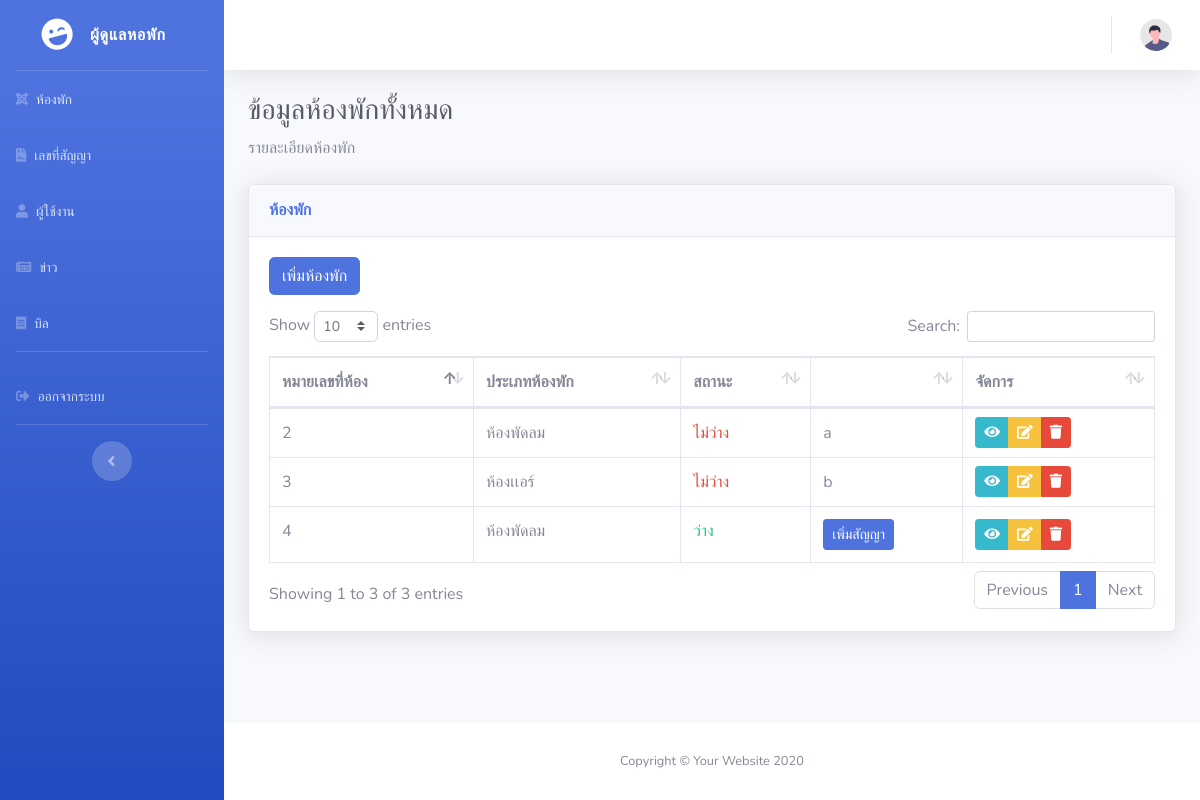
The page /admin/data_room.php (signed in) on the database its author committed.
### tables this page shows
CREATE TABLE `room` (
  `room_id` int(11) NOT NULL COMMENT 'หมายเลขห้องพัก',
  `room_status` varchar(20) NOT NULL DEFAULT '0' COMMENT 'สถานะห้องพัก 0 ว่าง 1 ไม่ว่าง',
  `meters_water` int(11) NOT NULL COMMENT 'มิเตอร์น้ำตั้งต้น',
  `meters_light` int(11) NOT NULL COMMENT 'มิเตอร์ไฟตั้งต้น',
  `room_tid` int(11) NOT NULL COMMENT 'รหัสประเภทห้องพัก'
);

CREATE TABLE `roomtype` (
  `room_tid` int(11) NOT NULL COMMENT 'รหัสประเภทห้องพัก',
  `room_tname` varchar(100) NOT NULL COMMENT 'ประเภทห้องพัก',
  `room_tprice` int(11) NOT NULL COMMENT 'ราคาห้องพัก',
  `price_water` int(11) NOT NULL COMMENT 'ค่าน้ำต่อหน่วย',
  `price_light` int(11) NOT NULL COMMENT 'ค่าไฟต่อหน่วย'
);

CREATE TABLE `leases` (
  `leases_id` int(11) NOT NULL COMMENT 'เลขที่สัญญาเช่า',
  `aid` int(11) NOT NULL COMMENT 'รหัสผู้ดูแลหอพัก',
  `rid` int(11) NOT NULL COMMENT 'รหัสผู้เช่า',
  `room_id` int(11) NOT NULL COMMENT 'หมายเลขห้องพัก',
  `leases_date` date NOT NULL COMMENT 'วันที่ทำสัญญาเช่า',
  `expires_date` date NOT NULL COMMENT 'วันที่หมดสัญญา',
  `leases_status` varchar(20) NOT NULL COMMENT 'สถาานะสัญญาเช่า ',
  `l_c_e` int(11) NOT NULL COMMENT 'ค่าไฟต่อหน่วย',
  `l_c_w` int(11) NOT NULL COMMENT 'ค่าน้ำต่อหน่วย',
  `l_rent` int(11) NOT NULL COMMENT 'ค่าเช่า'
);

CREATE TABLE `renter` (
  `rid` int(11) NOT NULL COMMENT 'รหัสผู้เช่า',
  `r_name` varchar(100) NOT NULL COMMENT 'ชื่อ-สกุล ',
  `r_tel` varchar(20) NOT NULL COMMENT 'เบอร์โทรศัพท์',
  `r_idcard` varchar(20) NOT NULL COMMENT 'เลขบัตรประชาชน',
  `r_add` text NOT NULL COMMENT 'ที่อยู่',
  `r_email` varchar(30) NOT NULL COMMENT 'อีเมล',
  `username` varchar(100) NOT NULL COMMENT 'รหัสผ่าน',
  `password` text NOT NULL COMMENT 'ชื่อผู้ใช้'
);

### admin/data_room.php (the view, shortened to what this page needs)
<?php
if (isset($_SESSION["username"])) {
    ?>
<!DOCTYPE html>
<html lang="en">
<head>
    <link href="vendor/fontawesome-free/css/all.min.css" rel="stylesheet" type="text/css">
    <link href="css/sb-admin-2.min.css" rel="stylesheet">
    <link href="vendor/datatables/dataTables.bootstrap4.min.css" rel="stylesheet">
</head>
<body id="page-top">
    <div id="wrapper">
        <?php include_once "./sidebar.php";?>
        <div id="content-wrapper" class="d-flex flex-column">
            <div id="content">
                <?php include_once "./navbar.php";?>
                <div class="container-fluid">
                    <h1 class="h3 mb-2 text-gray-800">ข้อมูลห้องพักทั้งหมด</h1>
                    <p class="mb-4">รายละเอียดห้องพัก</p>
                    <div class="card shadow mb-4">
                        <div class="card-header py-3">
                            <h6 class="m-0 font-weight-bold text-primary">ห้องพัก</h6>
                        </div>
                        <div class="card-body">
                            <a href="add_room.php" type="button" class="btn btn-primary mb-3">เพิ่มห้องพัก</a>
                            <div class="table-responsive">
                                <table class="table table-bordered" id="dataTable" width="100%" cellspacing="0">
                                    <thead>
                                        <tr>
                                            <th>หมายเลขที่ห้อง</th>
                                            <th>ประเภทห้องพัก</th>
                                            <th>สถานะ</th>
                                            <th></th>
                                            <th>จัดการ</th>
                                        </tr>
                                    </thead>
                                    <tbody>
                                        <?php
    include "./configs/connectDB.php";
    $sql = "SELECT * FROM  room r JOIN roomtype rt USING(room_tid) WHERE r.room_status=0";
    $sql1 = "SELECT * FROM leases l JOIN room r USING(room_id) JOIN renter ren USING(rid)
             JOIN roomtype rt USING(room_tid) WHERE r.room_status=1";
    $result = mysqli_query($conn, $sql);
    $result1 = mysqli_query($conn, $sql1);
    while ($data = mysqli_fetch_assoc($result)) {
        ?>
                                        <tr>
                                            <td><?=$data["room_id"]?></td>
                                            <td><?=$data["room_tname"]?></td>
                                            <td><?php
if ($data["room_status"] == 0) {
            echo "<span class='text-success'>ว่าง</span>";
        } else {
            echo "<span class='text-danger'>ไม่ว่าง</span>";
        }
        ?></td>
                                            <td class=" ">
                                                <a href="insert_less.php?room_id=<?=$data["room_id"]?>&room_tprice=<?=$data["room_tprice"]?>&price_water=<?=$data["price_water"]?>&price_light=<?=$data["price_light"]?>"
                                                    type="button" class="btn btn-primary btn-sm">เพิ่มสัญญา
                                                </a>
                                            </td>
                                            <td class="py-0 align-middle">
                                                <div class="btn-group btn-group-sm">
                                                    <a href="show_room.php?room_id=<?=$data["room_id"]?>"
                                                        class="btn btn-info"><i class="fas fa-eye"></i></a>
                                                    <a href="./edit_room.php?room_id=<?=$data["room_id"]?>"
                                                        class="btn btn-warning">
                                                        <i class="fas fa-edit"></i>
                                                    </a>
                                                    <button onClick="deleteRoomFunc('<?=$data["room_id"]?>')"
                                                        class="btn btn-danger"><i class="fas fa-trash"></i></button>
                                                </div>
                                            </td>
                                        </tr>
                                        <?php
}
    while ($data = mysqli_fetch_assoc($result1)) {
        ?>
                                        <tr>
                                            <td><?=$data["room_id"]?></td>
                                            <td><?=$data["room_tname"]?></td>
                                            <td><?php
if ($data["room_status"] == 0) {
            echo "<span class='text-success'>ว่าง</span>";
        } else {
            echo "<span class='text-danger'>ไม่ว่าง</span>";
        }
        ?></td>
                                            <td><?=$data["r_name"]?></td>
                                            <td class="py-0 align-middle">
                                                <div class="btn-group btn-group-sm">
                                                    <a href="show_room.php?room_id=<?=$data["room_id"]?>"
                                                        class="btn btn-info"><i class="fas fa-eye"></i></a>
                                                    <a href="./edit_room.php?room_id=<?=$data["room_id"]?>"
                                                        class="btn btn-warning"><i class="fas fa-edit"></i></a>
                                                    <button
                                                        onclick="deleteRoom_leases('<?=$data['leases_id']?>','<?=$data['rid']?>','<?=$data['room_id']?>')"
                                                        class="btn btn-danger"><i class="fas fa-trash"></i>
                                                    </button>
                                                </div>
                                            </td>
                                        </tr>
                                        <?php
}
    ?>
                                    </tbody>
                                </table>
                            </div>
                        </div>
                    </div>
                </div>
            </div>
            <?php
include_once "./footer.php";
    ?>
        </div>
    </div>
</body>
</html>
<?php
} else {
    echo "<script>";
    echo "location = './login.php';";
    echo "</script>";
}
?>

### rows shown on the page
room: room_id "4", room_tid.room_tname "ห้องพัดลม", room_status "ว่าง"
leases: room "2", roomtype.room_tname "ห้องพัดลม", rid.r_name "a"
leases: room "3", roomtype.room_tname "ห้องเเอร์", rid.r_name "b"
